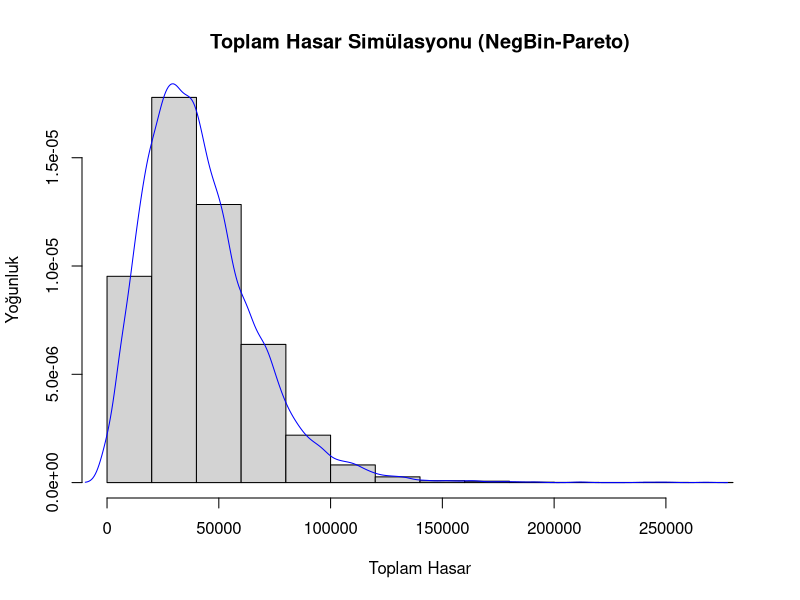

Write R code to recreate this figure.
# Senaryo 2: Negative Binomial - Pareto Bileşik Dağılım

size_negbin <- 20
prob_negbin <- 0.8
alpha_pareto <- 2.5
xm_pareto <- 5000
n_simulasyon <- 10000

rpareto <- function(n, alpha, xm) {
  u <- runif(n)
  return(xm / (u^(1/alpha)))
}

# a) Toplam Hasarın Simülasyonu
toplam_hasarlar_nb_pareto <- numeric(n_simulasyon)

for (i in 1:n_simulasyon) {
  n_hasar_nb <- rnbinom(1, size = size_negbin, prob = prob_negbin)

  hasar_buyuklukleri_pareto <- rpareto(n_hasar_nb, alpha = alpha_pareto, xm = xm_pareto)

  toplam_hasarlar_nb_pareto[i] <- sum(hasar_buyuklukleri_pareto)
}

# b) Histogram ve Yoğunluk Eğrisi
hist(toplam_hasarlar_nb_pareto, freq = FALSE, main = "Toplam Hasar Simülasyonu (NegBin-Pareto)",
     xlab = "Toplam Hasar", ylab = "Yoğunluk")
lines(density(toplam_hasarlar_nb_pareto), col = "blue")

# c) Simülasyonla İstatistiksel Değerlerin Hesaplanması
ortalama_sim_nb_pareto <- mean(toplam_hasarlar_nb_pareto)
varyans_sim_nb_pareto <- var(toplam_hasarlar_nb_pareto)
yuzdelik_90_sim_nb_pareto <- quantile(toplam_hasarlar_nb_pareto, 0.90)
yuzdelik_99_5_sim_nb_pareto <- quantile(toplam_hasarlar_nb_pareto, 0.995)

cat("\nSimülasyon Sonuçları (Negative Binomial - Pareto):\n")
cat("Ortalama Toplam Hasar:", ortalama_sim_nb_pareto, "\n")
cat("Toplam Hasarın Varyansı:", varyans_sim_nb_pareto, "\n")
cat("90. Yüzdelik Dilim:", yuzdelik_90_sim_nb_pareto, "\n")
cat("99.5 Yüzdelik Dilim:", yuzdelik_99_5_sim_nb_pareto, "\n")

# d) Analitik Olarak E[S] ve Var[S]'nin Hesaplanması

# Negative Binomial dağılımı için beklenen değer ve varyans:
# E[N] = size * (1 - prob) / prob
# Var[N] = size * (1 - prob) / (prob^2)

ortalama_N_nb <- size_negbin * (1 - prob_negbin) / prob_negbin
varyans_N_nb <- size_negbin * (1 - prob_negbin) / (prob_negbin^2)

cat("\nNegative Binomial Dağılımı Analitik Değerleri:\n")
cat("E[N]:", ortalama_N_nb, "\n")
cat("Var[N]:", varyans_N_nb, "\n")

# Pareto dağılımı için beklenen değer ve varyans (alpha > 1 ve alpha > 2 için):
# E[X] = alpha * xm / (alpha - 1)  (alpha > 1)
# Var[X] = (xm^2 * alpha) / ((alpha - 1)^2 * (alpha - 2))  (alpha > 2)

if (alpha_pareto > 1) {
  ortalama_X_pareto <- alpha_pareto * xm_pareto / (alpha_pareto - 1)
  cat("Pareto Dağılımı Analitik Değerleri:\n")
  cat("E[X]:", ortalama_X_pareto, "\n")
} else {
  ortalama_X_pareto <- NA
  cat("Pareto dağılımının beklenen değeri tanımlı değil (alpha <= 1).\n")
}

if (alpha_pareto > 2) {
  varyans_X_pareto <- (xm_pareto^2 * alpha_pareto) / ((alpha_pareto - 1)^2 * (alpha_pareto - 2))
  cat("Var[X]:", varyans_X_pareto, "\n")
} else {
  varyans_X_pareto <- NA
  cat("Pareto dağılımının varyansı tanımlı değil (alpha <= 2).\n")
}

# Bileşik dağılım için beklenen değer ve varyans:
# E[S] = E[N] * E[X]
# Var[S] = E[N] * Var[X] + Var[N] * (E[X])^2

if (!is.na(ortalama_X_pareto)) {
  ortalama_analitik_nb_pareto <- ortalama_N_nb * ortalama_X_pareto
  cat("\nBileşik Dağılım Analitik Değerleri:\n")
  cat("E[S]:", ortalama_analitik_nb_pareto, "\n")
} else {
  ortalama_analitik_nb_pareto <- NA
  cat("\nBileşik Dağılım Analitik Değeri (E[S]): Tanımlı değil (Pareto E[X] tanımsız).\n")
}

if (!is.na(ortalama_X_pareto) && !is.na(varyans_X_pareto)) {
  varyans_analitik_nb_pareto <- ortalama_N_nb * varyans_X_pareto + varyans_N_nb * (ortalama_X_pareto)^2
  cat("Var[S]:", varyans_analitik_nb_pareto, "\n")
} else {
  varyans_analitik_nb_pareto <- NA
  cat("Bileşik Dağılım Analitik Değeri (Var[S]): Tanımlı değil (Pareto E[X] veya Var[X] tanımsız).\n")
}

# e) Simülasyon ve Analitik Yaklaşımların Karşılaştırılması
cat("\nSimülasyon ve Analitik Yaklaşımların Karşılaştırılması:\n")
cat("Simülasyon Ortalaması (E[S]):", ortalama_sim_nb_pareto, "\n")
cat("Analitik Ortalama (E[S]):", ortalama_analitik_nb_pareto, "\n")
cat("Simülasyon Varyansı (Var[S]):", varyans_sim_nb_pareto, "\n")
cat("Analitik Varyansı (Var[S]):", varyans_analitik_nb_pareto, "\n")




